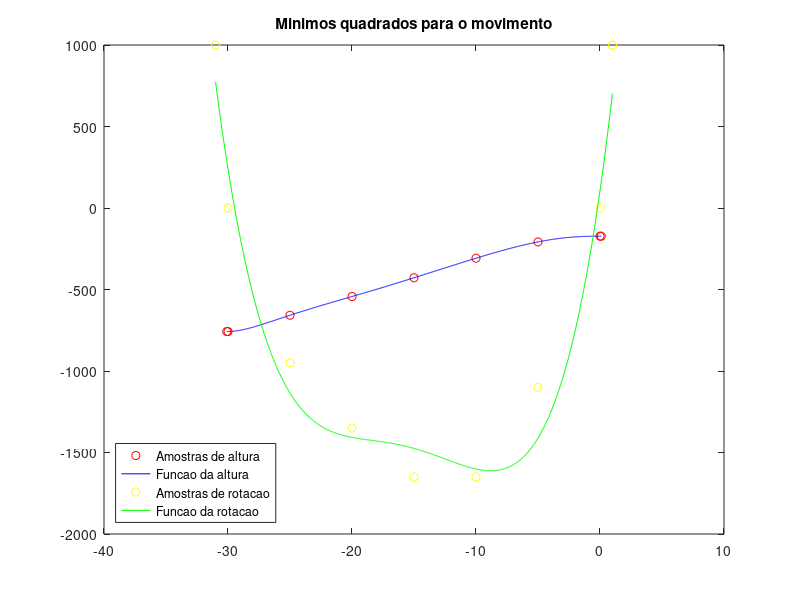

Source code (MATLAB):
f = fopen('values.txt', 'r');
A = fscanf(f, '%f %f %f', [3 Inf]);
fclose(f);

x = A(1, :)';
y = A(2, :)';
r = A(3, :)';

y = y + 0.037;

y = y.*1000;
r = r.*1000;


######
# y
######

x2 = [x; -30.1];
y2 = [y; y(length(y))];

x2 = [0.1; x2];
y2 = [y2(1); y2];

plot(x2, y2, 'or')
hold on

degree = 8;

X = [];

for i = 0 : degree
  X = [X x2.^i];
end

[Q, R] = qr(X);
ay = R\(Q'*y2);

xplot = [linspace(-30.1, 0.1, 1000)]';

yplot = 0;
for i = 1 : length(ay)
  yplot += ay(i) * xplot.^(i-1);
end

plot(xplot, yplot, 'b')

######
# r
######
x2 = [x; -31.0];
r2 = [r; 1000];

x2 = [1; x2];
r2 = [1000; r2];

plot(x2, r2, 'oy')
hold on

degree = 4;

X = [];

for i = 0 : degree
  X = [X x2.^i];
end

w = [linspace(1, 1, 9)]';
w(1) = 1.5;
w(2) = 6;
w(length(w)) = 1.5;
w(length(w)-1) = 2;
W = diag(w);

ar = (X'*W*X)\(X'*W*r2);

xplot = [linspace(-31, 1, 1000)]';

rplot = 0;
for i = 1 : length(ar)
  rplot += ar(i) * xplot.^(i-1);
end

plot(xplot, rplot, 'g'), title('Minimos quadrados para o movimento')
  legend('Amostras de altura',
        'Funcao da altura',
        'Amostras de rotacao',
        'Funcao da rotacao',
        'Location','southwest')
hold off

ay
ar